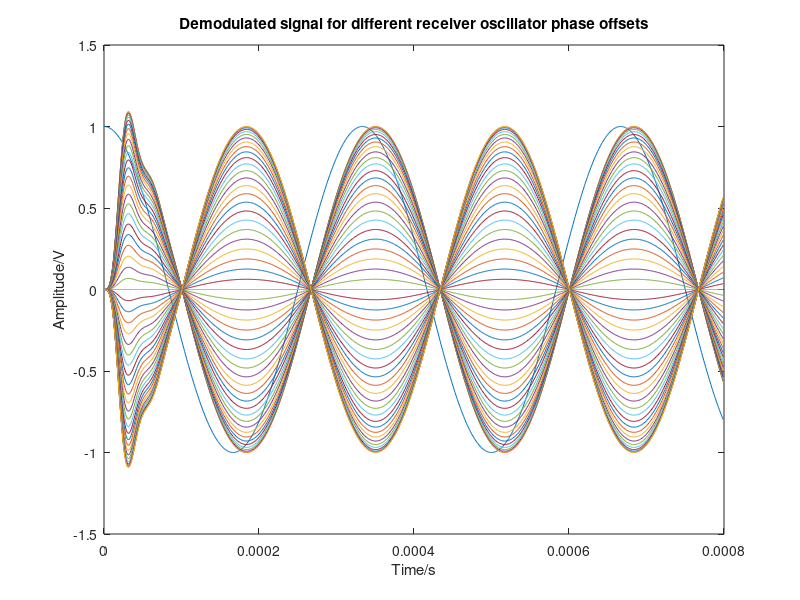
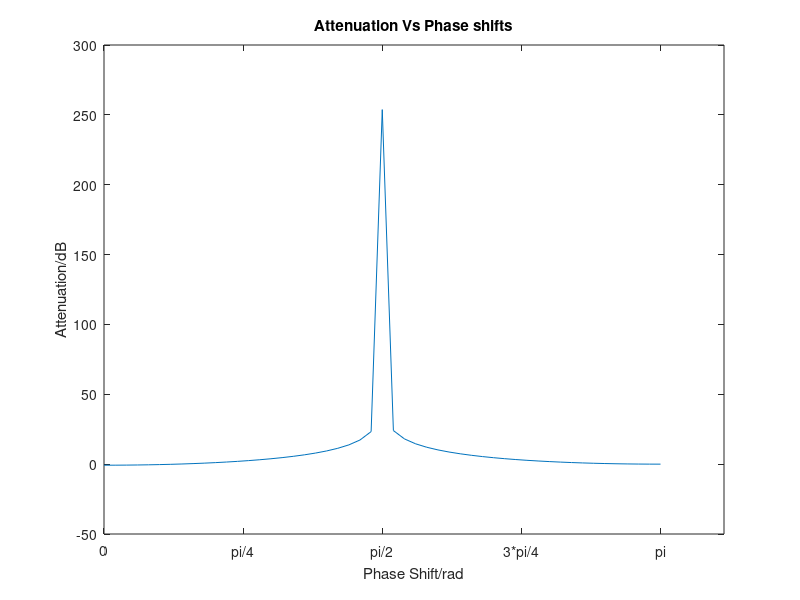

MATLAB code for these plots, in order:
fs = 1000e3;         %sampling frequency
dt = 1/fs;
t = 0:dt:8e-4-dt;
L = length(t);

fm = 3e3;
fc = 250e3;
Ac = 1;
Am = 1;

m = Am*cos(2*pi*fm*t); %message signal
c = Ac*cos(2*pi*fc*t); %carrier signal
s = m.*c;              %DSB-SC modulated signal

figure(1);
plot(t,m); hold on
xlabel("Time/s") ;
ylabel("Amplitude/V");
title("Demodulated signal for different receiver oscillator phase offsets");

%Low Pass Butterworth Filter
cutoff = 2*15e3; %Hz
N_cutoff = cutoff/(fs/2); %Normalized cutoff frequency
order = 5;
[b,a] = butter(order,N_cutoff);

magnitude = [];

for x = 0:pi/50:pi
    c2 = Ac*cos(2*pi*fc*t + x); %receiver oscillator
    e = s.*c2;
    g = filter(b,a,e); %filter output
    md = 2*g;          %Adjusting the amplitude
    magnitude = [magnitude,max(md)];
    plot(t,md);hold on;
end


att_dB = 20*log10(1./magnitude); %Attenuation in dB

x = 0:pi/50:pi;

figure(2);
plot(x,att_dB);
xlabel("Phase Shift/rad") ;
ylabel("Attenuation/dB");
set(gca,'XTick',0:pi/4:pi) ;
set(gca,'XTickLabel',{'0','pi/4','pi/2','3*pi/4','pi'})
title("Attenuation Vs Phase shifts");
